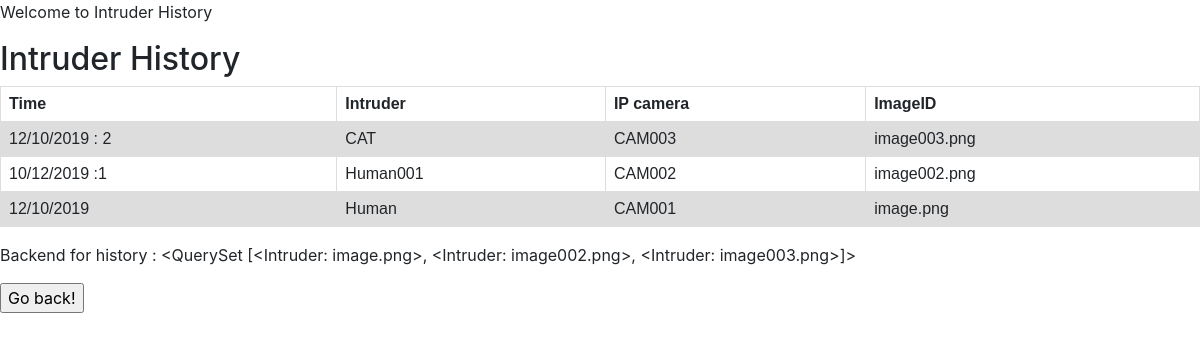
The page /test8/ on the database its author committed.
### example/models.py (models this page shows, shortened)
class Intruder(models.Model):
    Intru = models.CharField(max_length=10)
    IPcam = models.CharField(max_length=10)
    Time = models.CharField(max_length=30)
    ImageID = models.CharField(max_length=50)
    def __str__(self):
        return self.ImageID

### example/viewstest.py (the view)
# urls.py: url(r'test8/$', viewstest.test8),
def test8(request) :
    template = loader.get_template('test8.html')
    header_str = 'Intruder History'
    posts = Intruder.objects.all()
    args = {'var8': header_str, 'posts': posts }
    return HttpResponse(template.render(args, request))

### example/templates/test8.html (shortened to what this page needs)
{% extends 'base.html' %}
{% block body %}
<p>
    Welcome to Intruder History
</p>
<body>
    <h2>{{ var8 }}</h2>
    <table>
        <tr>
            <th>Time</th>
            <th>Intruder</th>
            <th>IP camera</th>
            <th>ImageID</th>
        </tr>
        {% for Intruder in posts reversed %}
        <tr>
            <td>{{ Intruder.Time }}</td>
            <td>{{ Intruder.Intru }}</td>
            <td>{{ Intruder.IPcam }}</td>
            <td>{{ Intruder.ImageID }}</td>
        </tr>
        {% endfor %}
    </table>
    <p>Backend for history : {{posts}}</p>
    <p><form>
        <input type="button" value="Go back!" onclick="history.back()">
        </form>
    </p>
</body>
{% endblock %}

### example/templates/base.html (shortened to what this page needs)
<html>
    <head>
     <link rel="stylesheet" href="https://stackpath.bootstrapcdn.com/bootstrap/4.3.1/css/bootstrap.min.css">
    </head>
    <body>
        {% block body %}{% endblock %}
    </body>
</html>

### example/templates/base.html (style rules this page uses)
table { font-family: arial, sans-serif; border-collapse: collapse; width: 100%; }
td, th { border: 1px solid #dddddd; text-align: left; padding: 8px; }
tr:nth-child(even) { background-color: #dddddd; }

### rows shown on the page
Intruder: Time "12/10/2019 : 2", Intru "CAT", IPcam "CAM003", ImageID "image003.png"
Intruder: Time "10/12/2019 :1", Intru "Human001", IPcam "CAM002", ImageID "image002.png"
Intruder: Time "12/10/2019", Intru "Human", IPcam "CAM001", ImageID "image.png", ImageID.ImageID "<QuerySet [<Intruder: image.png>, <Intruder: image002.png>, <Intruder: image003.png>]>"

### other values the page prints
{{ var8 }} "Intruder History"
